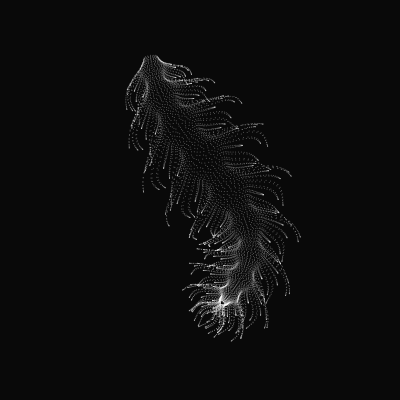
Frame 1 (no input)
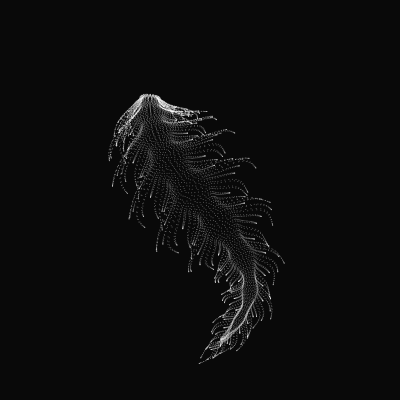
Frame 60 (no input)
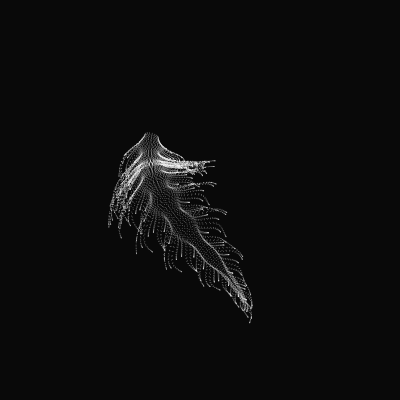
Frame 120 (the mouse pressed at the canvas centre since frame 60)

The p5.js sketch that drew these frames (run headless with seeded random() and noise() and a simulated clock; from frame 60 on, the mouse is pressed at the canvas centre):

// p5.js sketch
// ── sketch.js
function setup () {
    w = 400
    t = 0
    createCanvas(w, w)
    stroke(255, 96)
}

function draw() {
    background(9)
    t += PI/240
    for (x = 0; x < 10000; x++) {
        y = x / 235
        k = (4 + sin(x / 11 + t * 8)) * cos(x / 14)
        e =  y / 8 - 19
        d = mag(k, e) + sin(y / 9 + t * 2)
        q = 2 * sin(k * 2)
            + sin(y / 17) * k * (9 + 2 * sin(y - d * 3))
        c = d * d / 49 - t
        u = q + 50 * cos(c) + 200
        v = q * sin(c) + d * 39 - 440
        point(u, v)
    }
}

// ── org.js
a=(x,y,d=mag(k=(4+sin(x/11+t*8))*cos(x/14),e=y/8-19)+sin(y/9+t*2))=>point((q=2*sin(k*2)+sin(y/17)*k*(9+2*sin(y-d*3)))+50*cos(c=d*d/49-t)+200,q*sin(c)+d*39-440)
t=0,draw=$=>{t||createCanvas(w=400,w);background(9).stroke(w,96);for(t+=PI/240,i=1e4;i--;)a(i,i/235)}
